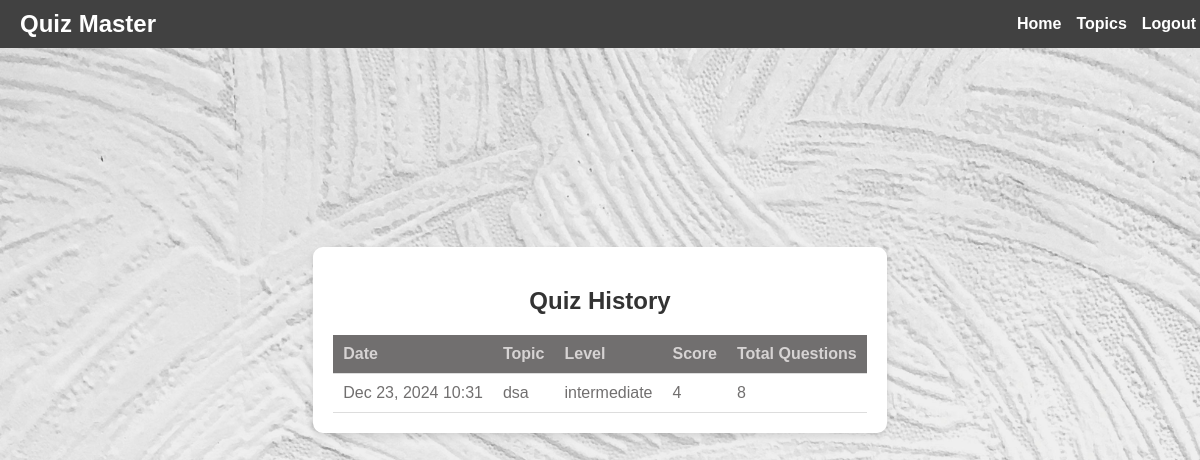
Page /history/ (signed in) on the committed database.
### quiz/models.py (models this page shows, shortened)
class UserResult(models.Model):
    user = models.ForeignKey(User, on_delete=models.CASCADE)
    topic = models.CharField(max_length=100)
    level = models.CharField(max_length=50, default="beginner")
    score = models.IntegerField()
    total_questions = models.IntegerField(default=8)
    date = models.DateTimeField(default=now)

### quiz/views.py (the view)
# urls.py: path("history/", views.history_page, name="history_page"),
@login_required
def history_page(request):
    user_results = UserResult.objects.filter(user=request.user)
    context = {
        "background_image": "quiz/images/background.jpg",
        "user_results": user_results,
    }
    return render(request, "quiz/history.html", context)

### quiz/templates/quiz/history.html
{% extends "quiz/base.html" %}
{% block content %}
<div class="history-container">
    <h2>Quiz History</h2>
    <table class="history-table">
        <thead>
            <tr>
                <th>Date</th>
                <th>Topic</th>
                <th>Level</th>
                <th>Score</th>
                <th>Total Questions</th>
            </tr>
        </thead>
        <tbody>
            {% for result in user_results %}
            <tr>
                <td>{{ result.date|date:"M d, Y H:i" }}</td>
                <td>{{ result.topic }}</td>
                <td>{{ result.level }}</td>
                <td>{{ result.score }}</td>
                <td>{{ result.total_questions }}</td>
            </tr>
            {% empty %}
            <tr>
                <td colspan="5">No quiz history available.</td>
            </tr>
            {% endfor %}
        </tbody>
    </table>
</div>
{% endblock %}

### quiz/static/quiz/styles.css (style rules this page uses)
body { margin: 0; padding: 0; font-family: Arial, sans-serif; color: #ffffff; box-sizing: border-box; }
.history-container { margin: 20px auto; padding: 20px; max-width: 800px; color: #333; background: white; border-radius: 10px; box-shadow: 0 4px 6px rgba(0, 0, 0, 0.1); }
.history-table { width: 100%; border-collapse: collapse; }
.history-table th, .history-table td { padding: 10px; text-align: left; border-bottom: 1px solid #ddd; color: #d6d3d3; }
.history-table th { background: #716f6f; }
.history-table td { color: #716f6f; }

### rows in the picture
UserResult: date "Dec 23, 2024 10:31", topic "dsa", level "intermediate", score "4", total_questions "8"
